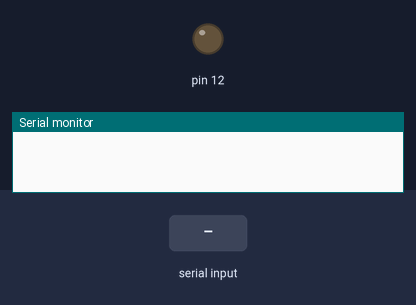
The sketch below on a simulated Arduino Uno, built with avr-gcc and run on an emulated ATmega328P. Shown: output pins drawn as LEDs (lit = HIGH), the last lines printed to the serial monitor. The inputs (shaded band) are chosen by the test bench.

Above: at 1.2 s.
1.3 s: "a" received over Serial
At 1.7 s:
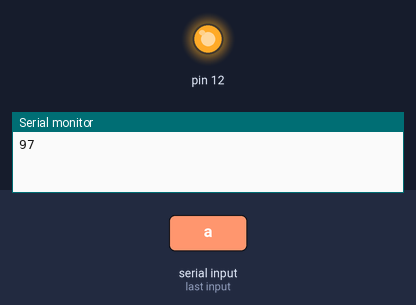
2.8 s: "s" received over Serial
At 4.1 s:
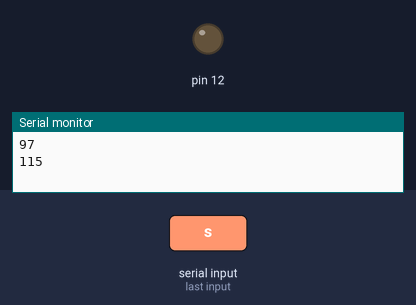
Timing chart, 0 to 5.8 s (numbered marks = the images above; inputs shaded):
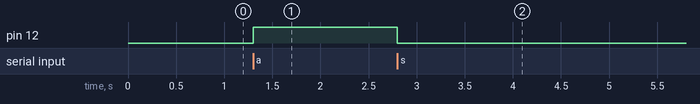

Measured:
- after the input at 1.3 s, pin 12: LOW → HIGH at once
- after the input at 2.8 s, pin 12: HIGH → LOW at once

The sketch:

Task2_SerialControl.ino
```cpp
/* LED Control by Serial Connection
 * Hardware:  LED in pin 12
 * This program reads a serial connection to the Arduino.  If the letter
 * "a" is typed, pin 12 is turned off.  If the letter "s" is typed,
 * pin 12 is turned off.
 *
 * Change the controls by looking up letter "values" on an ascii table such
 * as
 */

void setup() {
  // initialize digital pin 13 as an output.
  pinMode(12, OUTPUT);
  digitalWrite(12, LOW);
  // Setup a connection to the computer at 9600 bits per second
  Serial.begin(9600);
}

void loop() {
  if(Serial.available() > 0)   // something sent from the computer?
  {
    byte letter = Serial.read();  //  read what's on the serial line
    Serial.println(letter);  //echo back what was received
    if(letter == 97)   // received an ascii "a"
    {
      digitalWrite(12, HIGH);   // turn the LED on (HIGH is the voltage level)
    }
    else if(letter == 115) // received an ascii "s"
    {
      digitalWrite(12, LOW);    // turn the LED off by making the voltage LOW
    }
  }
}
```
